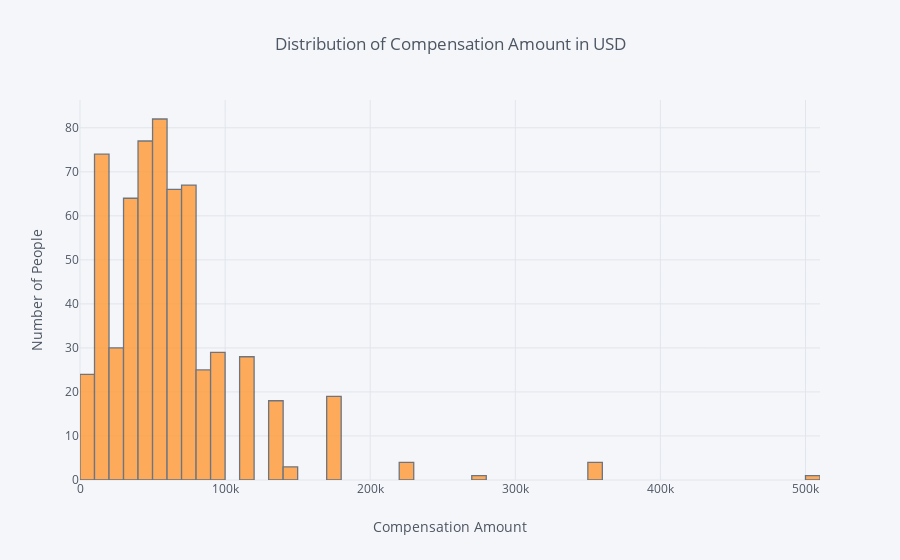

Here is the notebook cell this chart was saved with:
### Code cell
plt.figure(figsize = (10,5))
df['CompensationAmount'].iplot(kind = 'hist', xTitle = 'Compensation Amount', yTitle = 'Number of People', title = 'Distribution of Compensation Amount in USD')

### Figure 1 — Plotly figure (JSON) as saved in the notebook; plotly's stock layout.template omitted (floating-point values rounded to 4 significant figures; data arrays with more than 128 entries replaced by an {"elided": "..."} marker saying what was removed)
{"data": [{"histfunc": "count", "histnorm": "", "marker": {"color": "rgba(255, 153, 51, 1.0)", "line": {"color": "#4D5663", "width": 1.3}}, "name": "CompensationAmount", "opacity": 0.8, "orientation": "v", "type": "histogram", "uid": "f6bc970b-f0b4-43f9-89e0-8c7ca1f9da3e", "x": {"elided": "652 float values"}}], "layout": {"barmode": "overlay", "legend": {"bgcolor": "#F5F6F9", "font": {"color": "#4D5663"}}, "paper_bgcolor": "#F5F6F9", "plot_bgcolor": "#F5F6F9", "title": {"font": {"color": "#4D5663"}, "text": "Distribution of Compensation Amount in USD"}, "xaxis": {"gridcolor": "#E1E5ED", "showgrid": true, "tickfont": {"color": "#4D5663"}, "title": {"font": {"color": "#4D5663"}, "text": "Compensation Amount"}, "zerolinecolor": "#E1E5ED"}, "yaxis": {"gridcolor": "#E1E5ED", "showgrid": true, "tickfont": {"color": "#4D5663"}, "title": {"font": {"color": "#4D5663"}, "text": "Number of People"}, "zerolinecolor": "#E1E5ED"}}}
